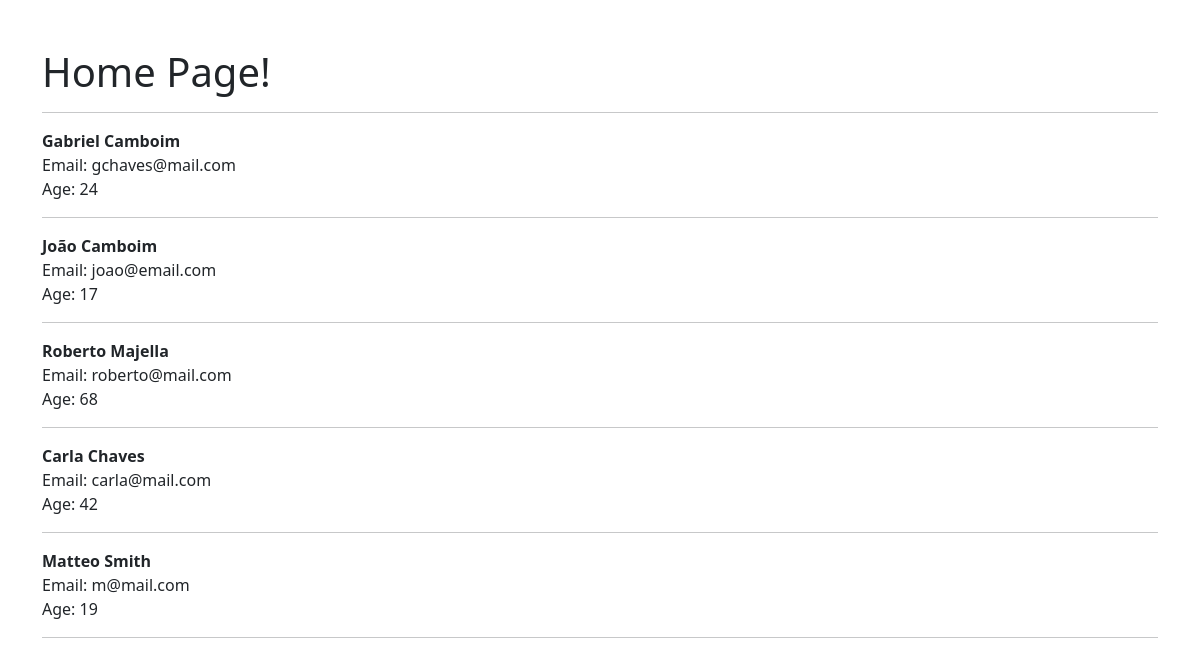
Before: / with the older database file.
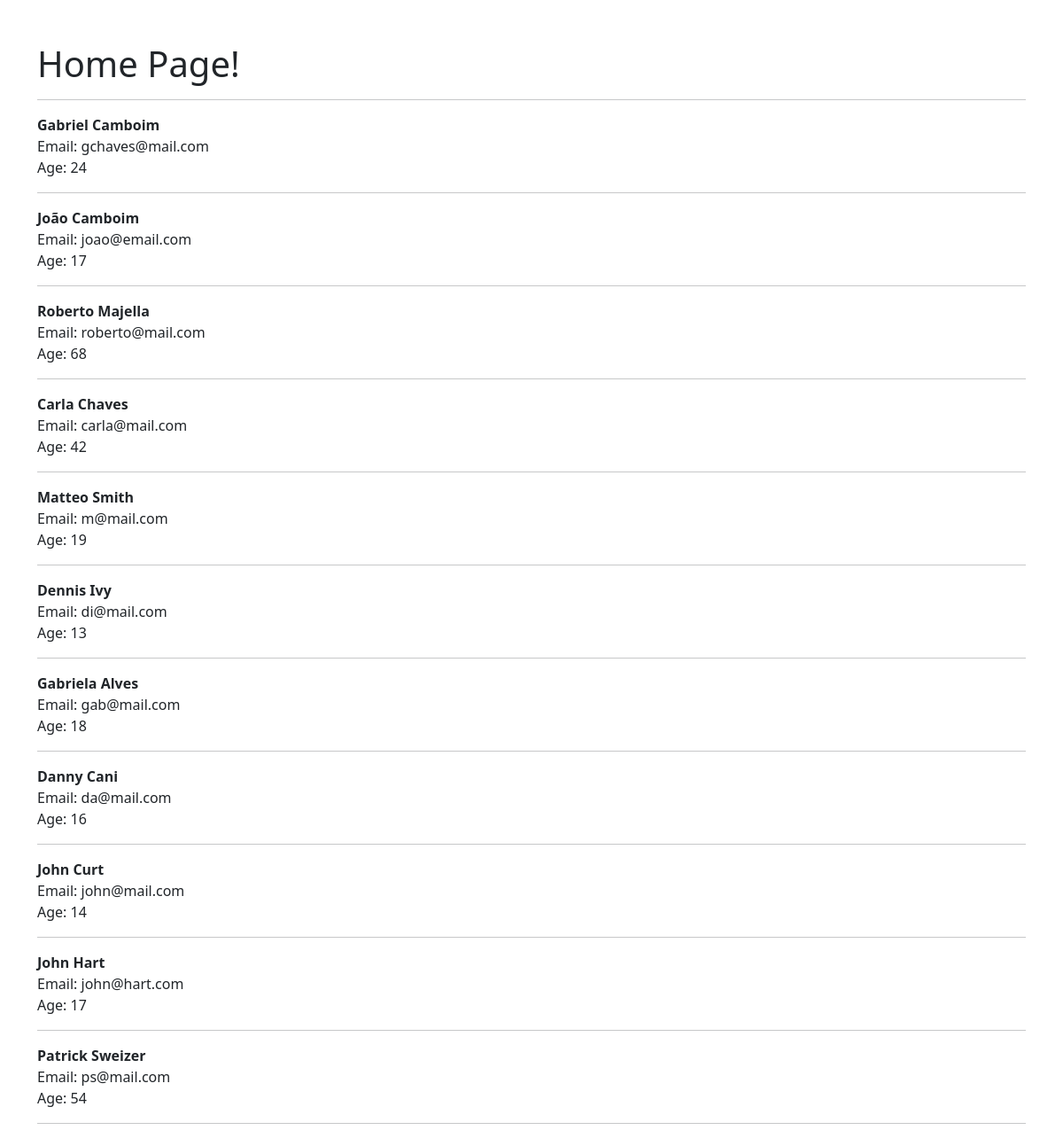
After: the same page with the newer database file.
### website/models.py (models this page shows, shortened)
class Member(models.Model):
    fname = models.CharField(max_length=50)
    lname = models.CharField(max_length=100)
    email = models.EmailField(max_length=200)
    passwd = models.CharField(max_length=50)
    age = models.IntegerField()

### website/views.py (the view)
# urls.py: 2. Add a URL to urlpatterns:  path('', views.home, name='home')
def home(request):
    all_members = Member.objects.all
    context = {'all' : all_members}
    return render(request, 'home.html', context)

### website/templates/home.html
{% extends 'base.html' %}
{% block content %}
    <h1>Home Page!</h1>
    <hr>
    {% for object in all %}
        <strong>{{ object.fname }} {{ object.lname }}</strong><br/>
        Email: {{ object.email }}<br/>
        Age: {{ object.age }}<br/>
    <hr>
{% endfor %}
{% endblock %}

### website/templates/base.html (shortened to what this page needs)
<!doctype html>
<html lang="en">
  <head>
    <link href="https://cdn.jsdelivr.net/npm/bootstrap@5.0.2/dist/css/bootstrap.min.css" rel="stylesheet">
  </head>
  <body><br/><br/>
    <div class="container">
        {% block content %}
        {% endblock %}
    </div>
  </body>
</html>

Changed rows visible on the page:
added Member: fname "Dennis", lname "Ivy", email "di@mail.com", age "13"
added Member: fname "Gabriela", lname "Alves", email "gab@mail.com", age "18"
added Member: fname "Danny", lname "Cani", email "da@mail.com", age "16"
added Member: fname "John", lname "Curt", email "john@mail.com", age "14"
added Member: fname "John", lname "Hart", email "john@hart.com", age "17"
added Member: fname "Patrick", lname "Sweizer", email "ps@mail.com", age "54"
